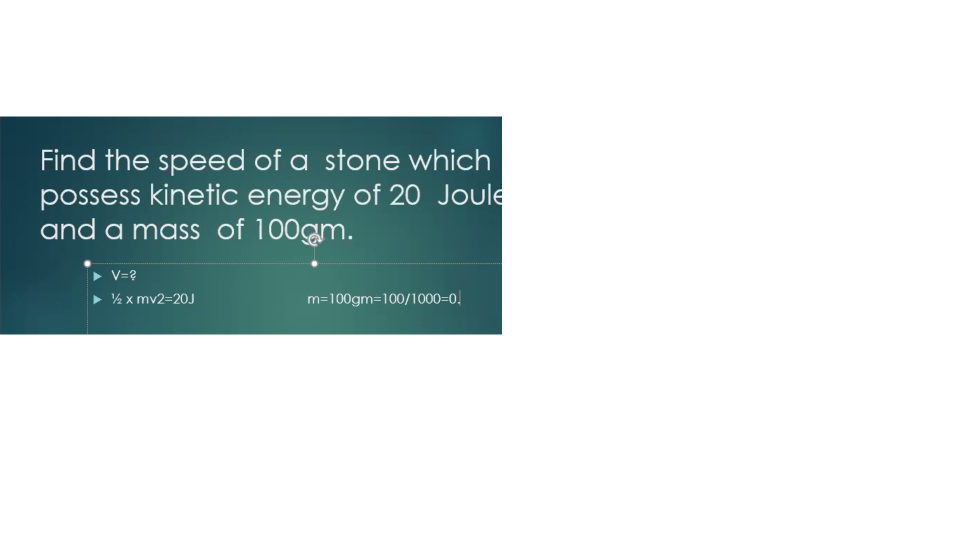
#> input picture some.png, 1920 x 1080 px (shown at 1/2 size)
$ python textreaderfromimg.py
#> lines starting #> are read from the running program, lines starting #| are printed output that depends on the picture
import cv2, numpy as np, os, pickle as pk, tkinter as t, pytesseract as pt

pt.pytesseract.tesseract_cmd = 'C:\\Program Files (x86)\\Tesseract-OCR\\tesseract.exe'
img = cv2.imread('some.png')
#> img is the input picture: shape (1080, 1920, 3); mean B, G, R 223.2, 222.7, 212.9
final_image = cv2.resize(img, (500,500))
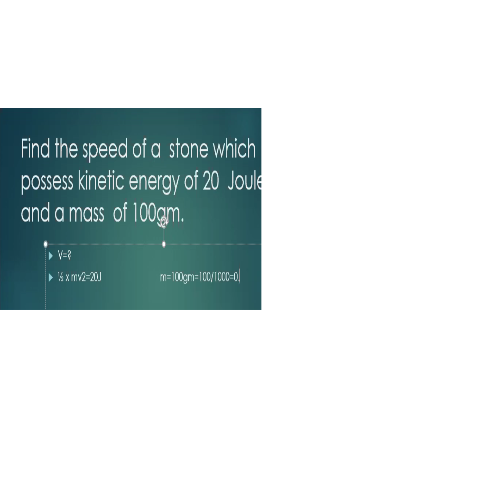
#> final_image: shape (500, 500, 3); mean B, G, R 223.2, 222.6, 212.9
#> (the run stopped early here; a loop or call above may not have finished)

$ run again, with test.png copied over some.png
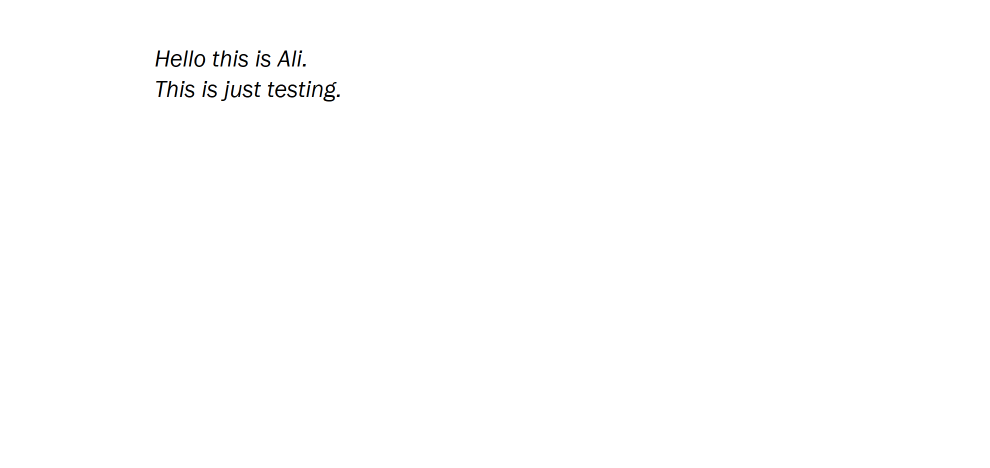
#> input picture test.png, 1980 x 935 px (shown at 1/2 size)
#> img is the input picture: shape (935, 1980, 3); mean B, G, R 254.2, 254.2, 254.2
#> `final_image = cv2.resize(img, (500,500))`:
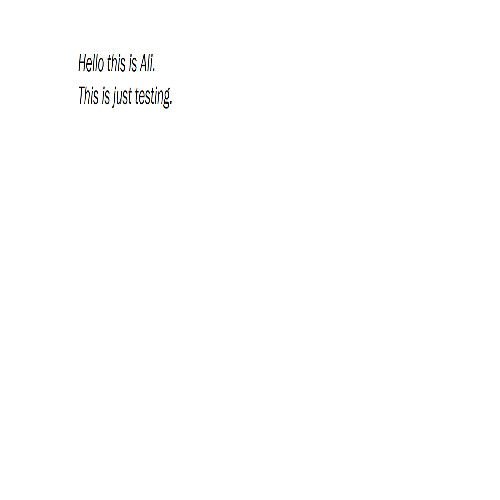
#> final_image: shape (500, 500, 3); mean B, G, R 254.2, 254.2, 254.2
